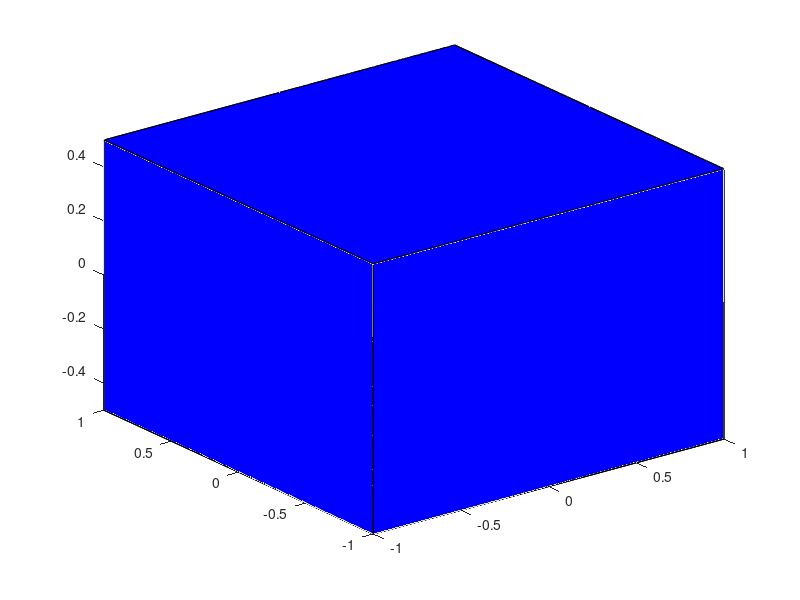

This figure's MATLAB source: (Note: this script raises an error after producing the figure.)
%==========================================================================
% Tutorial Visualization
% Topic#2: Vehicle configuration in rectangle form
% Authors: M.Trifonov 
% Email: trifonov.m@yahoo.com
% Date(dd-mm-yyyy): 14-05-2022
%==========================================================================
clc; clear all; close all

% input data for the BIG rectlangle
ax1 = [-1 1];     % [x_min x_max] 
ay1 = [-1 1];     % [y_min y_max]
az1 = [-0.5 0.5]; % [z_min z_max]

% input data for the SMALL rectlangle
ax2 = [-0.5 0.5]; % [x_min x_max]
ay2 = [-1 1];     % [y_min y_max]
az2 = [-0.5 0.5]; % [z_min z_max]

% input data for the TRIANGLE
ax3 = [-0.5 0.5 0]; %[x_vert1 x_vert2 x_vert3]
ay3 = [-1 1 0];     %[y_vert1 y_vert2 y_vert3]
az3 = [-0.5 0 0];   %[z_vert1 z_vert2 z_vert3]

COG = [0 0 0]; % center of gravity of the vehicle %[COG_x COG_y COG_z]
thr  = [...
        [0.5 1 0.5]'...     %[m] %point#1
        [0.5 -1 0.5]'...    %[m] %point#2
        [-0.5 1 0]'...      %[m] %point#3
        [-0.5 -1 0]'...     %[m] %point#4
        [-0.5 1 -0.5]'...   %[m] %point#5
        [-0.5 -1 -0.5]'...  %[m] %point#6
        [0.5 0 -0.5]'...    %[m] %point#7
];
thr(1,:)=thr(1,:)+COG(1);thr(2,:)=thr(2,:)+COG(2);thr(3,:)=thr(3,:)+COG(3);

% vertices of the big rectlangle
p1=[[ax1(1) ax1(2) ax1(2) ax1(1) ax1(1) ax1(2) ax1(2) ax1(1)]+COG(1);...  
[ay1(1) ay1(1) ay1(2) ay1(2) ay1(1) ay1(1) ay1(2) ay1(2)]+COG(2);
[az1(1) az1(1) az1(1) az1(1) az1(2) az1(2) az1(2) az1(2)]+COG(3)];

%Plotting
figure(1);hold on;grid on
axis([min(p1(1,:)) max(p1(1,:)) min(p1(2,:)) max(p1(2,:)) min(p1(3,:)) max(p1(3,:))]); %+-0.2

fill3(p1(1,1:4), p1(2,1:4), p1(3,1:4), [0 0 1]);
fill3(p1(1,5:8), p1(2,5:8), p1(3,5:8), [0 0 1]);
% top and bottom planes of the big rectlangle
fill3([p1(1,1:2) p1(1,6) p1(1,5)], [p1(2,1:2) p1(2,6) p1(2,6)], [p1(3,1:2) p1(3,6) p1(3,5)], [0 0 1]);
fill3([p1(1,3:4) p1(1,8) p1(1,7)], [p1(2,3:4) p1(2,8) p1(2,7)], [p1(3,3:4) p1(3,8) p1(3,7)], [0 0 1]);
% front and back planes of the big rectlangle
fill3([p1(1,1) p1(1,4) p1(1,8) p1(1,5)], [p1(2,1) p1(2,4) p1(2,8) p1(2,5)], [p1(3,1) p1(3,4) p1(3,8) p1(3,5)], [0 0 1]);
fill3([p1(1,2:3) p1(1,7) p1(1,6)], [p1(2,2:3) p1(2,7) p1(2,6)], [p1(3,2:3) p1(3,7) p1(3,6)], [0 0 1]);
%set(gcf,'Color', [0 0 1]);
alpha(.15)

% vertices of the small rectlangle
p2=[[ax2(1) ax2(2) ax2(2) ax2(1) ax2(1) ax2(2) ax2(2) ax2(1)]+COG(1);...  
[ay2(1) ay2(1) ay2(2) ay2(2) ay2(1) ay2(1) ay2(2) ay2(2)]+COG(2);
[az2(1) az2(1) az2(1) az2(1) az2(2) az2(2) az2(2) az2(2)]+COG(3)];
% top and bottom planes of the small rectlangle
fill3(p2(1,1:4), p2(2,1:4), p2(3,1:4), [0 0 1]);
fill3(p2(1,5:8), p2(2,5:8), p2(3,5:8), [0 0 1]);
% front and back planes of the small rectlangle
fill3([p2(1,1) p2(1,4) p2(1,8) p2(1,5)], [p2(2,1) p2(2,4) p2(2,8) p2(2,5)], [p2(3,1) p2(3,4) p2(3,8) p2(3,5)], [0 0 1]);
fill3([p2(1,2:3) p2(1,7) p2(1,6)], [p2(2,2:3) p2(2,7) p2(2,6)], [p2(3,2:3) p2(3,7) p2(3,6)], [0 0 1]);
% left side and right side planes of the small rectlangle
fill3([p2(1,1:2) p2(1,6) p2(1,5)], [p2(2,1:2) p2(2,6) p2(2,6)], [p2(3,1:2) p2(3,6) p2(3,5)], [0 0 1]);
fill3([p2(1,3:4) p2(1,8) p2(1,7)], [p2(2,3:4) p2(2,8) p2(2,7)], [p2(3,3:4) p2(3,8) p2(3,7)], [0 0 1]);
fill3(p2(1,1:4), p2(2,1:4), [0 0 0 0], [0 0 1]);
xlabel('x');ylabel('y');zlabel('z');
% triangle
fill3([ax3(1) ax3(1) ax3(2)], [ay3(1) ay3(2) ay3(3)],[az3(1) az3(1) az3(1)], [1 0 0]);
alpha(.15)

% text labels
plot3(thr(1,:),thr(2,:),thr(3,:),'or',LineWidth=3)
text(thr(1,1),thr(2,1),thr(3,1)+0.05,'1 - first'); 
text(thr(1,2),thr(2,2),thr(3,2)+0.05,'2 - second'); 
text(thr(1,3),thr(2,3),thr(3,3)+0.05,'3 - third'); 
text(thr(1,4),thr(2,4),thr(3,4)+0.05,'4 - fourth'); 
text(thr(1,5),thr(2,5),thr(3,5)+0.05,'5 - fifth'); 
text(thr(1,6),thr(2,6),thr(3,6)+0.05,'6 - sixth'); 
text(thr(1,7),thr(2,7),thr(3,6)+0.05,'7 - seventh'); 
% set(gca, 'Ydir', 'reverse')
% set(gca, 'Zdir', 'reverse')

% axes of the coordinate system
plot3([0 max(p1(1,:))], [0 0], [0 0],LineWidth=2)
plot3([0 0], [0 max(p1(2,:))], [0 0],LineWidth=2)
plot3([0 0], [0 0], [0 max(p1(3,:))],LineWidth=2)
view(12.72,22.0504); %[caz,cel]=view()